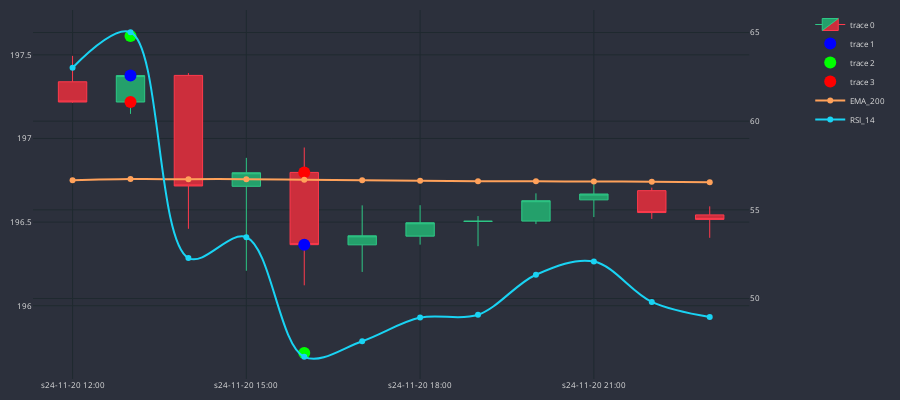

Notebook source saved alongside this figure:
### Code cell
df_plot = df_slim.iloc[2068:2080]
cp = CandlePlot(df_plot, candles=True)

trades = cp.df_plot[cp.df_plot.SIGNAL != NONE]
markers = ['mid_c', 'TP', 'SL']
marker_colors = ["#0000FF", "#00FF00", "#FF0000"]
for i in range(3):
    cp.fig.add_trace(go.Scatter(
        x = trades.sTime,
        y = trades[markers[i]],
        mode = 'markers',
        marker = dict(color=marker_colors[i], size=12)
    ))
cp.show_plot(line_traces=["EMA_200"], sec_traces=['RSI_14'])

### Figure 1 — Plotly figure (JSON) as saved in the notebook; plotly's stock layout.template omitted (floating-point values rounded to 4 significant figures)
{"data": [{"close": [197.2, 197.4, 196.7, 196.8, 196.4, 196.4, 196.5, 196.5, 196.6, 196.7, 196.6, 196.5], "decreasing": {"fillcolor": "#CC2E3C", "line": {"color": "#FF3A4C"}}, "high": [197.5, 197.4, 197.4, 196.9, 196.9, 196.6, 196.6, 196.5, 196.7, 196.7, 196.7, 196.6], "increasing": {"fillcolor": "#24A06B", "line": {"color": "#2EC886"}}, "line": {"width": 1}, "low": [197.2, 197.1, 196.5, 196.2, 196.1, 196.2, 196.4, 196.4, 196.5, 196.5, 196.5, 196.4], "opacity": 1, "open": [197.3, 197.2, 197.4, 196.7, 196.8, 196.4, 196.4, 196.5, 196.5, 196.6, 196.7, 196.5], "type": "candlestick", "x": ["s24-11-20 12:00", "s24-11-20 13:00", "s24-11-20 14:00", "s24-11-20 15:00", "s24-11-20 16:00", "s24-11-20 17:00", "s24-11-20 18:00", "s24-11-20 19:00", "s24-11-20 20:00", "s24-11-20 21:00", "s24-11-20 22:00", "s24-11-20 23:00"]}, {"marker": {"color": "#0000FF", "size": 12}, "mode": "markers", "type": "scatter", "x": ["s24-11-20 13:00", "s24-11-20 16:00"], "y": [197.4, 196.4]}, {"marker": {"color": "#00FF00", "size": 12}, "mode": "markers", "type": "scatter", "x": ["s24-11-20 13:00", "s24-11-20 16:00"], "y": [197.6, 195.7]}, {"marker": {"color": "#FF0000", "size": 12}, "mode": "markers", "type": "scatter", "x": ["s24-11-20 13:00", "s24-11-20 16:00"], "y": [197.2, 196.8]}, {"line": {"shape": "spline", "width": 2}, "name": "EMA_200", "type": "scatter", "x": ["s24-11-20 12:00", "s24-11-20 13:00", "s24-11-20 14:00", "s24-11-20 15:00", "s24-11-20 16:00", "s24-11-20 17:00", "s24-11-20 18:00", "s24-11-20 19:00", "s24-11-20 20:00", "s24-11-20 21:00", "s24-11-20 22:00", "s24-11-20 23:00"], "xaxis": "x", "y": [196.8, 196.8, 196.8, 196.8, 196.8, 196.7, 196.7, 196.7, 196.7, 196.7, 196.7, 196.7], "yaxis": "y"}, {"line": {"shape": "spline", "width": 2}, "name": "RSI_14", "type": "scatter", "x": ["s24-11-20 12:00", "s24-11-20 13:00", "s24-11-20 14:00", "s24-11-20 15:00", "s24-11-20 16:00", "s24-11-20 17:00", "s24-11-20 18:00", "s24-11-20 19:00", "s24-11-20 20:00", "s24-11-20 21:00", "s24-11-20 22:00", "s24-11-20 23:00"], "xaxis": "x", "y": [63.02, 65.02, 52.28, 53.46, 46.71, 47.59, 48.92, 49.08, 51.34, 52.08, 49.81, 48.96], "yaxis": "y2"}], "layout": {"font": {"color": "#e1e1e1", "size": 8}, "height": 400, "margin": {"b": 10, "l": 10, "r": 10, "t": 10}, "paper_bgcolor": "#2c303c", "plot_bgcolor": "#2c303c", "width": 900, "xaxis": {"anchor": "y", "domain": [0, 0.94], "gridcolor": "#1f292f", "nticks": 5, "rangeslider": {"visible": false}}, "yaxis": {"anchor": "x", "domain": [0, 1], "gridcolor": "#1f292f"}, "yaxis2": {"anchor": "x", "gridcolor": "#1f292f", "overlaying": "y", "side": "right"}}}
